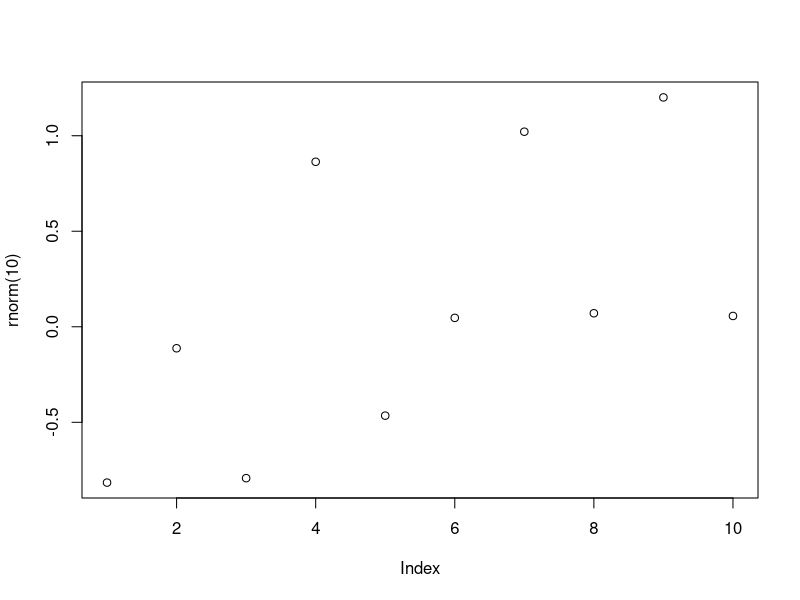

Write R code to recreate this figure. (Note: this script raises an error after producing the figure.)
# Funções

# Help
?sample
args(sample)
args(mean)
args(sd)

# Funções built-in
abs(-43)
sum(c(1:15))
mean(c(1:15))
round(c(1.1:5.8))
rev(c(1:5)) # reverso
seq(1:5)
sort(rev(c(1:5)))
append(c(1:5), 6)

vec1 <- c(1.5, 2.9, 3.3, 0.7, 1.9)
vec2 <- rev(vec1)
vec2

# Funções dentro de funções
plot(rnorm(10))
mean(c(abs(vec1), abs(vec2)))

# Criando funções
myfunc <- function(x) {x + x}
myfunc(10)
class(myfunc)

myfunc2 <- function(a,b) {
  valor = a ^ b
  print(valor)
}
myfunc2(4,3)

jogando_dados <- function(){
  num <- sample(1:6, size = 1) # variável local
  num
}
jogando_dados()

# Escopo
print(num)
num <- c(1:6)
num # variável global

# Funções sem número definido de argumentos
vec1 <- (10:13)
vec2 <- c('a','b','c','d')
vec3 <- c(6.5,9.2,11.9,5.1)


myfunc3 <- function(...){
  df <- data.frame(cbind(...))
  print(df)
}

myfunc3(vec1)
myfunc3(vec2,vec3)
myfunc3(vec1,vec2,vec3)